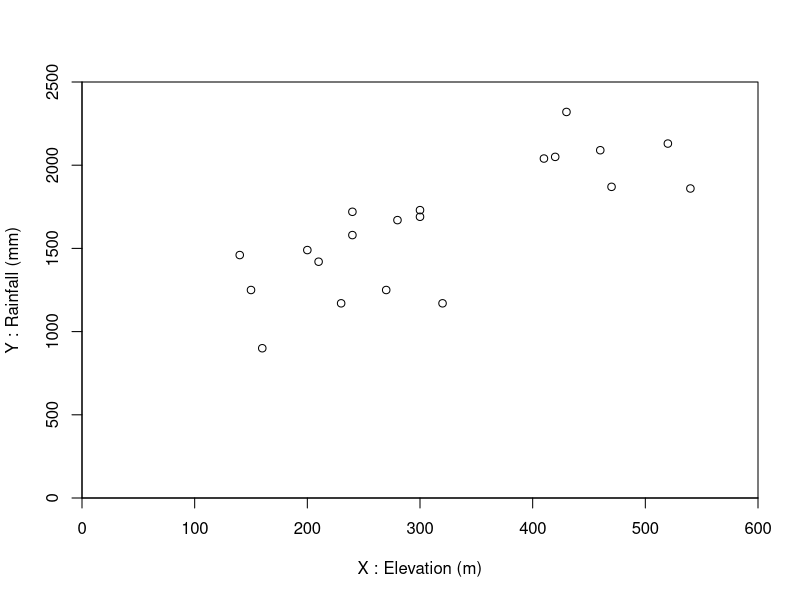
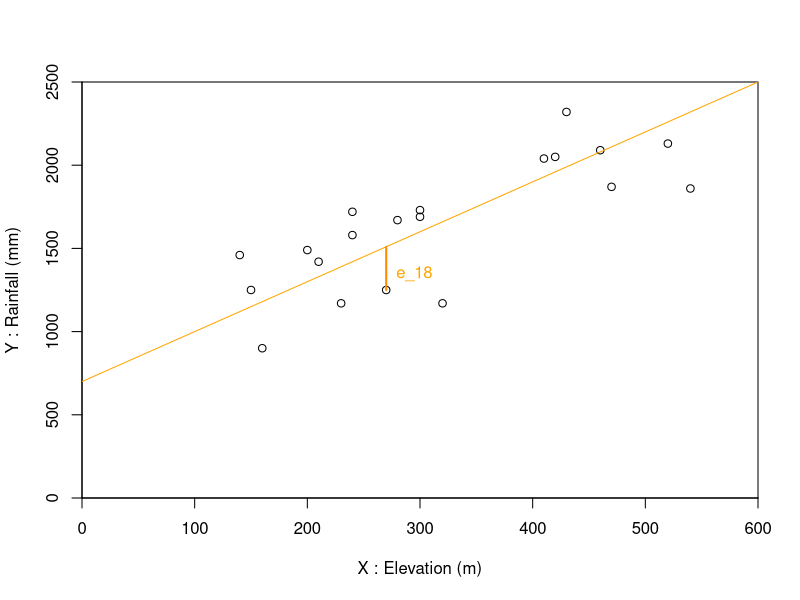
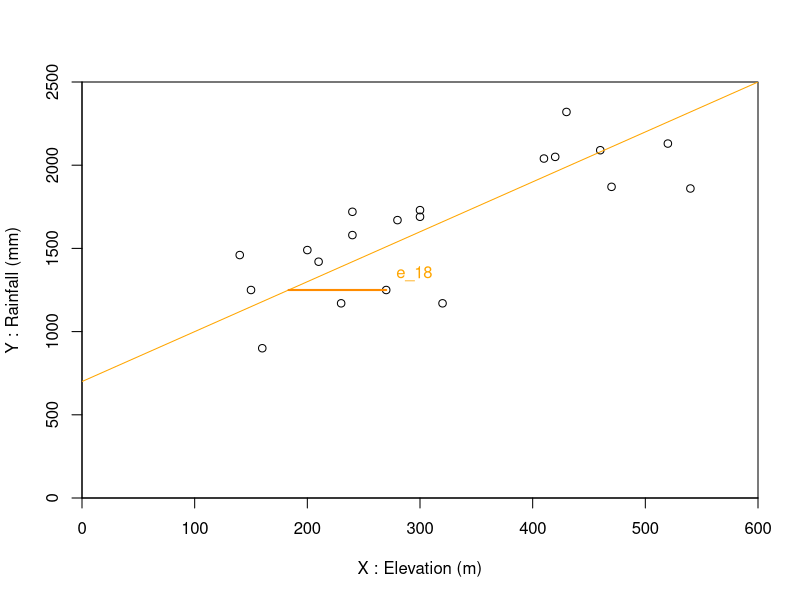
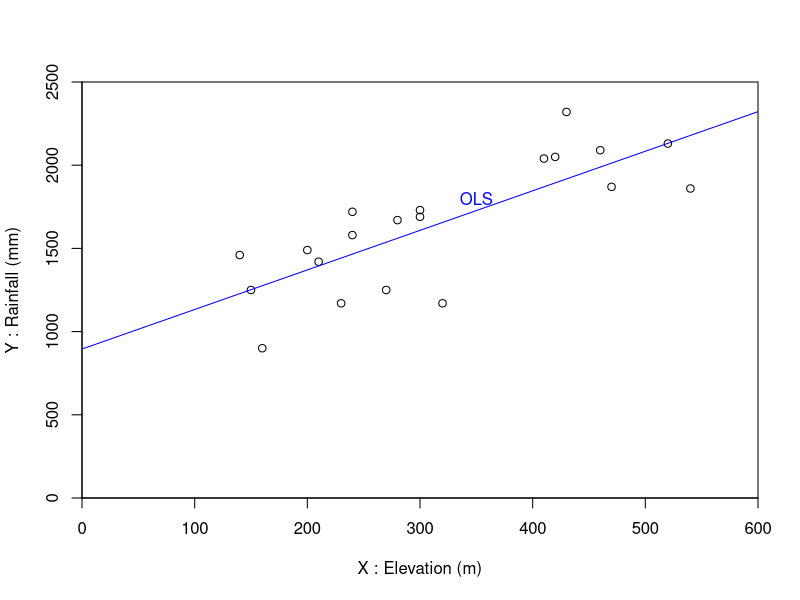
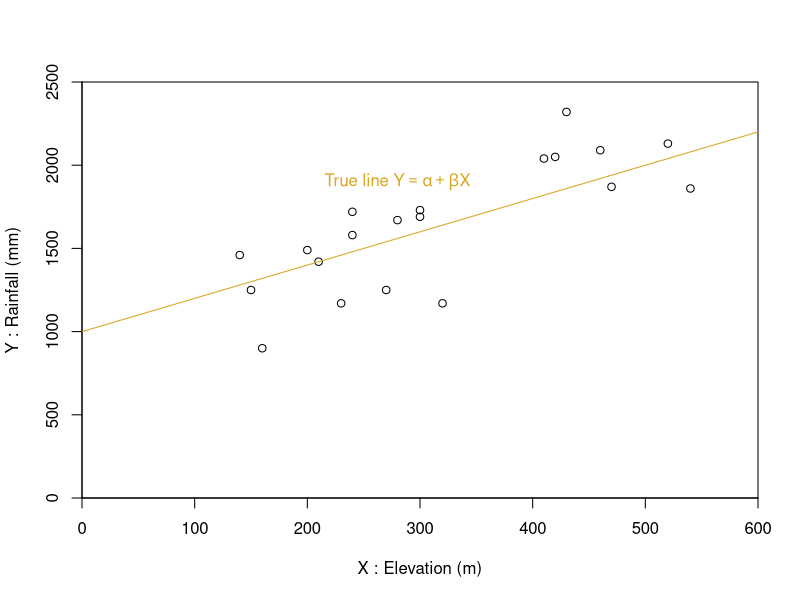
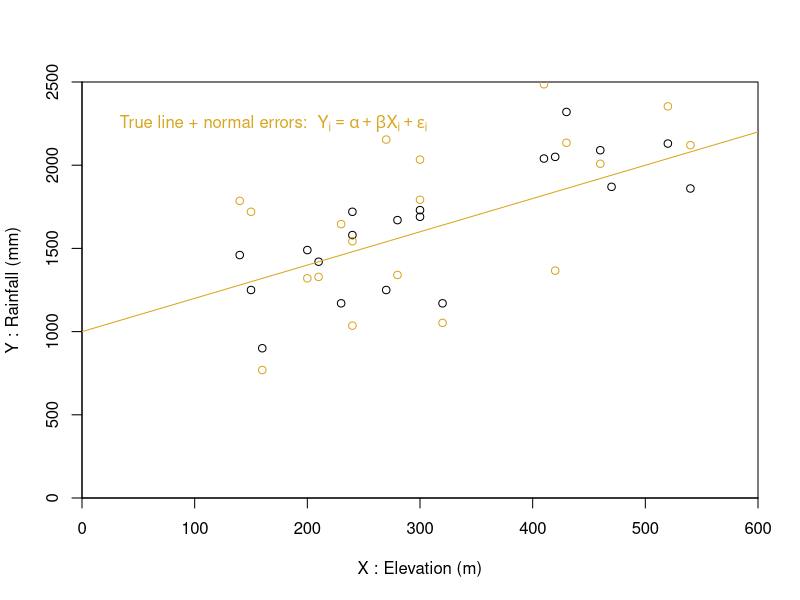
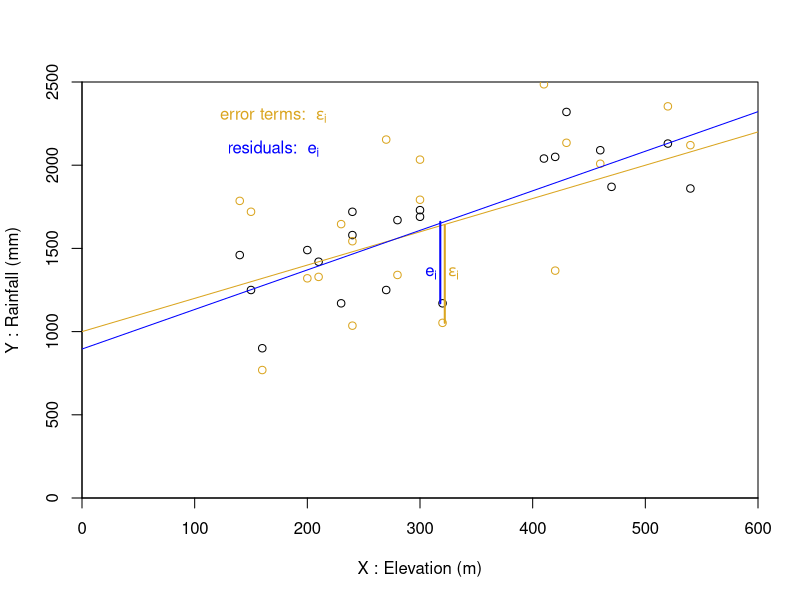
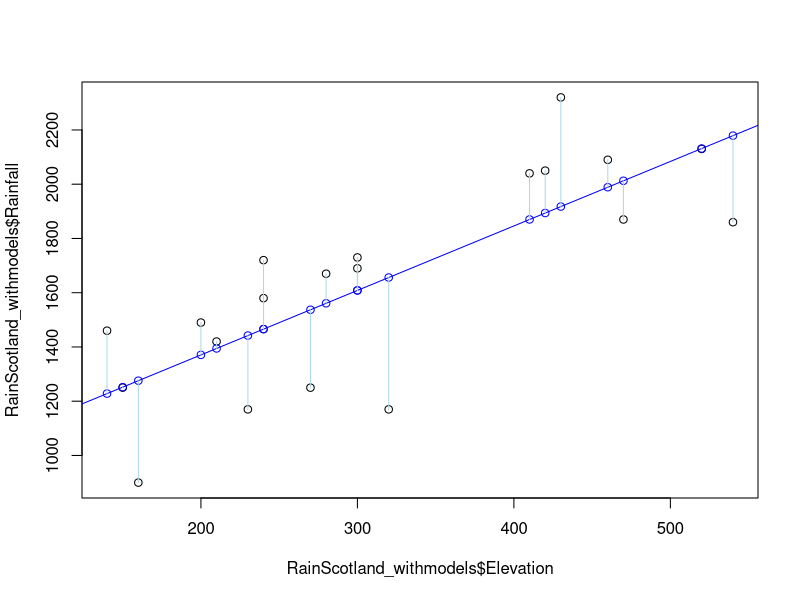

Write R code to recreate these figures, in order.
## ---- chunk 1
RainScotland<-read.csv("data/Ferguson/RainScotland.csv")
## ---- chunk 2
plot(x=RainScotland$Elevation, y=RainScotland$Rainfall,
    xlab="X : Elevation (m)", ylab="Y : Rainfall (mm)",
    xlim=c(0,600), ylim=c(0,2500), yaxs="i", xaxs="i")
## ---- chunk 3
cor(RainScotland$Elevation, RainScotland$Rainfall)
cor.test(RainScotland$Elevation, RainScotland$Rainfall)
## ---- chunk 4
plot(x=RainScotland$Elevation, y=RainScotland$Rainfall,
    xlab="X : Elevation (m)", ylab="Y : Rainfall (mm)",
    xlim=c(0,600), ylim=c(0,2500), yaxs="i", xaxs="i")
l_a=700
l_b=3
abline(a=l_a,b=l_b, col="orange")
text(x=RainScotland$Elevation[18]+25,y=RainScotland$Rainfall[18]+100,labels = "e_18", col="orange")
segments(x0=RainScotland$Elevation[18],y0=RainScotland$Rainfall[18],
         x1=RainScotland$Elevation[18], y1=l_a+l_b*RainScotland$Elevation[18], col="darkorange",lwd=2)
## ---- chunk 5
plot(x=RainScotland$Elevation, y=RainScotland$Rainfall,
    xlab="X : Elevation (m)", ylab="Y : Rainfall (mm)",
    xlim=c(0,600), ylim=c(0,2500), yaxs="i", xaxs="i")
l_a=700
l_b=3
abline(a=l_a,b=l_b, col="orange")
text(x=RainScotland$Elevation[18]+25,y=RainScotland$Rainfall[18]+100,labels = "e_18", col="orange")
segments(x0=RainScotland$Elevation[18],y0=RainScotland$Rainfall[18],
         x1=(RainScotland$Rainfall[18]-l_a)/l_b, y1=RainScotland$Rainfall[18], col="darkorange",lwd=2)
## ---- chunk 6
lm(Rainfall~Elevation,data=RainScotland)
## ---- chunk 7
OLS1<-lm(Rainfall~Elevation,data=RainScotland)
OLS1$coefficients
## ---- chunk 8
plot(x=RainScotland$Elevation, y=RainScotland$Rainfall,
    xlab="X : Elevation (m)", ylab="Y : Rainfall (mm)",
    xlim=c(0,600), ylim=c(0,2500), yaxs="i", xaxs="i")
OLS_a=OLS1$coefficients[1]
OLS_b=OLS1$coefficients[2]
abline(a=OLS_a,b=OLS_b, col="blue")
text(x=350,y=1800,"OLS", col="blue")
## ---- chunk 9
summary(OLS1)
## ---- chunk 10
summary(OLS1)$r.squared
cor(RainScotland$Elevation, RainScotland$Rainfall)^2
## ---- chunk 11
plot(x=RainScotland$Elevation, y=RainScotland$Rainfall,
    xlab="X : Elevation (m)", ylab="Y : Rainfall (mm)",
    xlim=c(0,600), ylim=c(0,2500), yaxs="i", xaxs="i")
alpha<-1000
beta<-2
abline(a=alpha,b=beta, col="goldenrod")
text(x=280,y=1900,expression(paste("True line ", Y == alpha + beta * X)), col="goldenrod")
## ---- chunk 12
set.seed(102)
plot(x=RainScotland$Elevation, y=RainScotland$Rainfall,
    xlab="X : Elevation (m)", ylab="Y : Rainfall (mm)",
    xlim=c(0,600), ylim=c(0,2500), yaxs="i", xaxs="i")
alpha<-1000
beta<-2
epsilon<-rnorm(n=nrow(RainScotland), mean = 0,sd = 350)
abline(a=alpha,b=beta, col="goldenrod")
text(x=170,y=2250,expression(paste("True line + normal errors:  ", Y[i] == alpha + beta * X[i] + epsilon[i])), col="goldenrod")
points(x=RainScotland$Elevation, y=alpha+beta*RainScotland$Elevation+epsilon, col="goldenrod")
## ---- chunk 13
set.seed(102)
plot(x=RainScotland$Elevation, y=RainScotland$Rainfall,
    xlab="X : Elevation (m)", ylab="Y : Rainfall (mm)",
    xlim=c(0,600), ylim=c(0,2500), yaxs="i", xaxs="i")
alpha<-1000
beta<-2
epsilon<-rnorm(n=nrow(RainScotland), mean = 0,sd = 350)
abline(a=alpha,b=beta, col="goldenrod")
text(x=170,y=2300,expression(paste("error terms:  ", epsilon[i])), col="goldenrod")
text(x=170,y=2100,expression(paste("residuals:  ", e[i])), col="blue")
text(x=330,y=1350,expression(epsilon[i]), col="goldenrod")
text(x=310,y=1350,expression(e[i]), col="blue")
points(x=RainScotland$Elevation, y=alpha+beta*RainScotland$Elevation+epsilon, col="goldenrod")
abline(a=OLS_a,b=OLS_b, col="blue")
segments(x0=RainScotland$Elevation[19]-2,y0=RainScotland$Rainfall[19],
         x1=RainScotland$Elevation[19]-2, y1=l_a+l_b*RainScotland$Elevation[19], col="blue",lwd=2)
segments(x0=RainScotland$Elevation[19]+2,
         y0=alpha+beta*RainScotland$Elevation[19]+epsilon[19],
         x1=RainScotland$Elevation[19]+2,
         y1=alpha+beta*RainScotland$Elevation[19], col="goldenrod",lwd=2)
## ---- chunk 14
summary(OLS1)
## ---- chunk 15
RainScotland_withmodels<-RainScotland
RainScotland_withmodels$fitOLS1<-OLS1$fitted.values
RainScotland_withmodels$residOLS1<-OLS1$residuals
## ---- chunk 16
plot(RainScotland_withmodels$Elevation,RainScotland_withmodels$Rainfall)
abline(a=OLS_a,b=OLS_b, col="blue")
points(RainScotland_withmodels$Elevation,RainScotland_withmodels$fitOLS1, col="blue")
segments(x0=RainScotland_withmodels$Elevation,y0=RainScotland_withmodels$Rainfall, x=RainScotland_withmodels$Elevation,y=RainScotland_withmodels$fitOLS1, col="lightblue")
## ---- chunk 17
NewData<-data.frame(Elevation=c(350,700,1050,3500))
predict(OLS1,NewData )
## ---- chunk 18
sum(resid(OLS1)^2)
deviance(OLS1)
## ---- chunk 19
totalSS<- sum((RainScotland_withmodels$Rainfall - mean(RainScotland_withmodels$Rainfall))^2)

explainedSS<-sum((RainScotland_withmodels$fitOLS1 - mean(RainScotland_withmodels$Rainfall))^2)

residualSS<-totalSS-explainedSS
residualSS
R2<-explainedSS/totalSS
R2
## ---- chunk 20
MSE<-deviance(OLS1)/nrow(RainScotland)
MSE
RMSE<-sqrt(MSE)
RMSE
